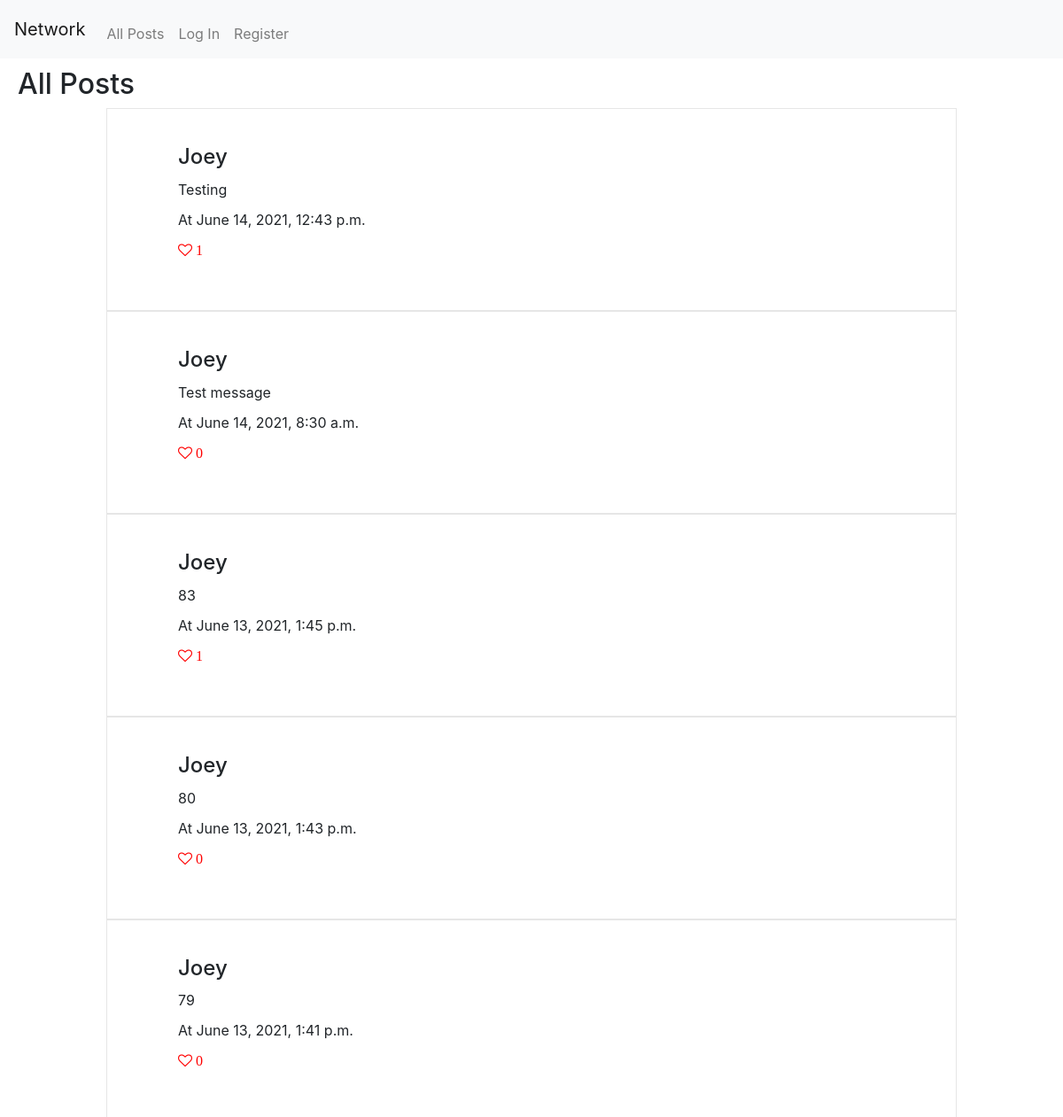
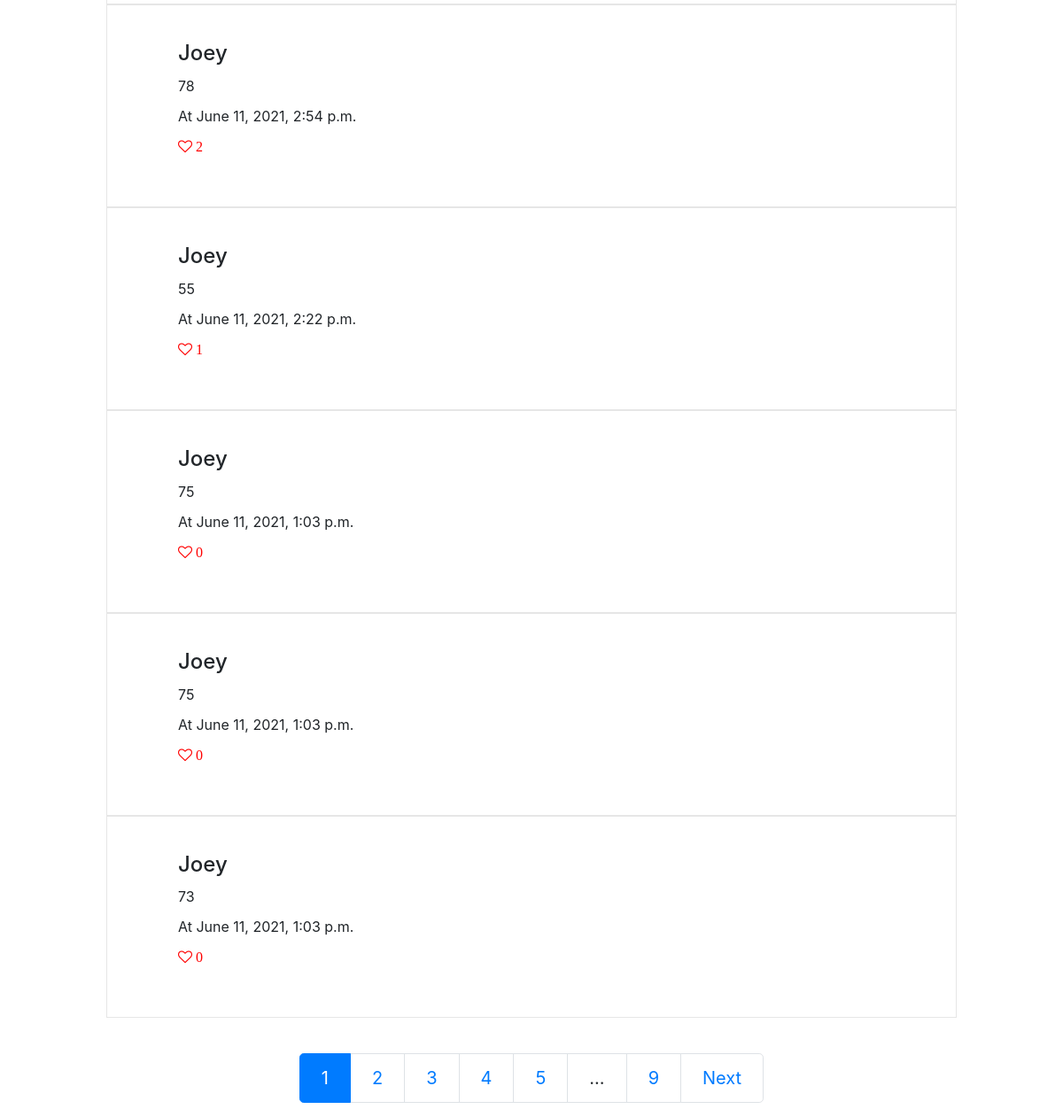
The page / on the database its author committed (2 pictures, top to bottom).
### network/models.py (models this page shows)
class Post(models.Model):
    content = models.TextField()
    user = models.ForeignKey(User, related_name = "my_post", on_delete=models.CASCADE)
    timestamp = models.DateTimeField(auto_now_add=True)

class User(AbstractUser):
    pass

class Like(models.Model):
    liked_by = models.ManyToManyField(User)
    liked_post = models.ForeignKey(Post, related_name = "likes", on_delete=models.CASCADE)

### network/views.py (the view)
# urls.py: path("", views.index, name="index"),
def index(request):
    following_index = False
    posts = Post.objects.all().order_by('id').reverse()
    paginator = Paginator(posts, 10)
    page_number = request.GET.get('page')
    page_obj = paginator.get_page(page_number)
    cur_page = 1
    if page_number != None:
        cur_page = int(page_number)
    last_page = int(paginator.num_pages)
    range = times(cur_page, last_page)
    see_last = True
    if (cur_page < last_page - 2):
        see_last = False
    return render(request, "network/index.html", {
        "posts": page_obj,
        "range": range,
        "cur_page": cur_page,
        "last_page": last_page,
        "see_last": see_last,
        "following_index": following_index,
        "user": request.user
    })

### network/views.py (called while the page is built)
def times(cur_page, last_page):
    if (last_page <= 5):
        return range(1, last_page+1)
    elif (cur_page <= 3):
        return range(1, 6)
    elif (cur_page >= last_page - 2):
        return range(last_page - 4, last_page+1)
    else:
        return range(cur_page-2, cur_page+3)

### network/templates/network/index.html (shortened to what this page needs)
{% extends "network/layout.html" %}
{% load static %}
{% block body %}
    {% if following_index %}
        <h2>Following</h2>
    {% else %}
        <h2>All Posts</h2>
    {% endif %}
    {% for post in posts %}
        <div class="with-border" data-id="{{post.id}}">
            <ul>
                <h4 class="profile-click" onclick="location.href=
                        '{% url 'profile' post.user.username %}';">
                    {{post.user.username}}
                </h4>
                <li>
                    {{post.content}}
                </li>
                <li>
                    At {{post.timestamp}}
                </li>
                <li>
                    {% if not post.likes.all.0.liked_by.all %}
                    <i class="fa fa-heart-o"> 0</i>
                    {% else %}
                    {% if user in post.likes.all.0.liked_by.all %}
                    <i class="fa fa-heart"> {{post.likes.all.0.liked_by.count}}</i>
                    {% else %}
                    <i class="fa fa-heart-o"> {{post.likes.all.0.liked_by.count}}</i>
                    {% endif %}
                    {% endif %}
                </li>
            </ul>
        </div>
    {% endfor %}
    <nav aria-label="Page navigation example">
        <ul class="pagination pagination-lg justify-content-center">
            {% for i in range %}
                {% if i == cur_page %}
                    <li class = "page-item active">
                    <a class="page-link" href="?page={{i}}">{{i}}</a>
                    </li>
                {% else %}
                    <li class = "page-item">
                    <a class="page-link" href="?page={{i}}">{{i}}</a>
                    </li>
                {% endif %}
            {% endfor %}
            {% if not see_last %}
                <li class = "page-item">
                    <a class="page-link">...</a>
                </li>
                <li class = "page-item">
                    <a class="page-link" href="?page={{ posts.paginator.num_pages }}">{{last_page}}</a>
                </li>
            {% endif %}
            {% if posts.has_next %}
            <li class = "page-item">
                <a class="page-link" aria-label="Next" href="?page={{ posts.next_page_number }}">Next</a>
            </li>
            {% endif %}
        </ul>
    </nav>
{% endblock %}

### network/templates/network/layout.html (shortened to what this page needs)
{% load static %}
<!DOCTYPE html>
<html lang="en">
    <head>
        <link rel="stylesheet" href="https://stackpath.bootstrapcdn.com/bootstrap/4.4.1/css/bootstrap.min.css">
        <link href="{% static 'network/styles.css' %}" rel="stylesheet">
        <link rel="stylesheet" href="https://maxcdn.bootstrapcdn.com/font-awesome/4.4.0/css/font-awesome.min.css">
    </head>
    <body>
        <nav class="navbar navbar-expand-lg navbar-light bg-light">
            <a class="navbar-brand" href="#">Network</a>
            <div>
              <ul class="navbar-nav mr-auto">
                <li class="nav-item">
                  <a class="nav-link" href="{% url 'index' %}">All Posts</a>
                </li>
                {% if user.is_authenticated %}
                    <li class="nav-item">
                        <a class="nav-link" href="{% url 'following_page' %}">Following</a>
                    </li>
                    <li class="nav-item">
                        <a class="nav-link" href="{% url 'logout' %}">Log Out</a>
                    </li>
                {% else %}
                    <li class="nav-item">
                        <a class="nav-link" href="{% url 'login' %}">Log In</a>
                    </li>
                    <li class="nav-item">
                        <a class="nav-link" href="{% url 'register' %}">Register</a>
                    </li>
                {% endif %}
              </ul>
            </div>
          </nav>
        <div class="body">
            {% block body %}
            {% endblock %}
        </div>
    </body>
</html>

### network/static/network/styles.css (style rules this page uses)
h2 { margin-top:10px; margin-left:20px; }
li { list-style-type: none; margin-top:10px; }

### network/templates/network/index.html (style rules this page uses)
.with-border { border: solid 1px rgb(230, 230, 230); width: 80%; margin-left: auto; margin-right: auto; padding:40px; }
.fa-heart-o { color: red; cursor: pointer; }
.pagination { margin-top:30px; }

### rows shown on the page
Post: user.username "Joey", content "Testing", timestamp "June 14, 2021, 12:43 p.m.", likes.all.0.liked_by.count "1"
Post: user.username "Joey", content "Test message", timestamp "June 14, 2021, 8:30 a.m."
Post: user.username "Joey", content "83", timestamp "June 13, 2021, 1:45 p.m.", likes.all.0.liked_by.count "1"
Post: user.username "Joey", content "80", timestamp "June 13, 2021, 1:43 p.m."
Post: user.username "Joey", content "79", timestamp "June 13, 2021, 1:41 p.m."
Post: user.username "Joey", content "78", timestamp "June 11, 2021, 2:54 p.m.", likes.all.0.liked_by.count "2"
Post: user.username "Joey", content "55", timestamp "June 11, 2021, 2:22 p.m.", likes.all.0.liked_by.count "1"
Post: user.username "Joey", content "75", timestamp "June 11, 2021, 1:03 p.m."
Post: user.username "Joey", content "75", timestamp "June 11, 2021, 1:03 p.m."
Post: user.username "Joey", content "73", timestamp "June 11, 2021, 1:03 p.m."

### other values the page prints
{{ i }} "1"
{{ i }} "2" "3" "4" "5"
{{ last_page }} "9"
